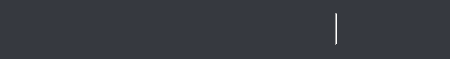
<?xml version="1.0" encoding="UTF-8"?>
<ui version="4.0">
 <class>OperateForm</class>
 <widget class="QWidget" name="OperateForm">
  <property name="geometry">
   <rect>
    <x>0</x>
    <y>0</y>
    <width>450</width>
    <height>59</height>
   </rect>
  </property>
  <property name="minimumSize">
   <size>
    <width>450</width>
    <height>59</height>
   </size>
  </property>
  <property name="maximumSize">
   <size>
    <width>450</width>
    <height>61</height>
   </size>
  </property>
  <property name="windowTitle">
   <string>Form</string>
  </property>
  <property name="styleSheet">
   <string notr="true">QWidget#OperateForm
{
background: #36393F;
border-radius: 69px;
}</string>
  </property>
  <layout class="QHBoxLayout" name="horizontalLayout_2">
   <property name="leftMargin">
    <number>0</number>
   </property>
   <property name="topMargin">
    <number>4</number>
   </property>
   <property name="rightMargin">
    <number>30</number>
   </property>
   <property name="bottomMargin">
    <number>5</number>
   </property>
   <item>
    <spacer name="horizontalSpacer_3">
     <property name="orientation">
      <enum>Qt::Horizontal</enum>
     </property>
     <property name="sizeHint" stdset="0">
      <size>
       <width>40</width>
       <height>20</height>
      </size>
     </property>
    </spacer>
   </item>
   <item>
    <widget class="QPushButton" name="muteAudioBtn">
     <property name="minimumSize">
      <size>
       <width>50</width>
       <height>50</height>
      </size>
     </property>
     <property name="maximumSize">
      <size>
       <width>50</width>
       <height>50</height>
      </size>
     </property>
     <property name="styleSheet">
      <string notr="true">QPushButton
{
	border:none;
	background:transparent;
	border-image: url(:/QuickStart/Resources/audio.bmp);
}

QPushButton:hover
{
	border:none;
	background:transparent;
	border-image:url(:/QuickStart/Resources/audio_hover.bmp);
}

QPushButton::checked
{
	border:none;
	background:transparent;
	border-image:url(:/QuickStart/Resources/audio_disable.bmp);
}</string>
     </property>
     <property name="text">
      <string/>
     </property>
     <property name="checkable">
      <bool>true</bool>
     </property>
    </widget>
   </item>
   <item>
    <spacer name="horizontalSpacer_2">
     <property name="orientation">
      <enum>Qt::Horizontal</enum>
     </property>
     <property name="sizeHint" stdset="0">
      <size>
       <width>40</width>
       <height>20</height>
      </size>
     </property>
    </spacer>
   </item>
   <item>
    <widget class="QPushButton" name="muteVideoBtn">
     <property name="minimumSize">
      <size>
       <width>50</width>
       <height>50</height>
      </size>
     </property>
     <property name="maximumSize">
      <size>
       <width>50</width>
       <height>50</height>
      </size>
     </property>
     <property name="styleSheet">
      <string notr="true">QPushButton
{
	border:none;
	background:transparent;
	border-image: url(:/QuickStart/Resources/video.bmp);
}

QPushButton:hover
{
	border:none;
	background:transparent;
	border-image:url(:/QuickStart/Resources/video_hover.bmp);
}

QPushButton::checked
{
	border:none;
	background:transparent;
	border-image:url(:/QuickStart/Resources/video_disable.bmp);
}</string>
     </property>
     <property name="text">
      <string/>
     </property>
     <property name="checkable">
      <bool>true</bool>
     </property>
    </widget>
   </item>
   <item>
    <spacer name="horizontalSpacer">
     <property name="orientation">
      <enum>Qt::Horizontal</enum>
     </property>
     <property name="sizeHint" stdset="0">
      <size>
       <width>40</width>
       <height>20</height>
      </size>
     </property>
    </spacer>
   </item>
   <item>
    <widget class="QPushButton" name="beautyBtn">
     <property name="minimumSize">
      <size>
       <width>30</width>
       <height>30</height>
      </size>
     </property>
     <property name="maximumSize">
      <size>
       <width>30</width>
       <height>30</height>
      </size>
     </property>
     <property name="styleSheet">
      <string notr="true">QPushButton
{
	border:none;
	background:transparent;
	border-image: url(:/QuickStart/Resources/beauty.png);
}</string>
     </property>
     <property name="text">
      <string/>
     </property>
     <property name="checkable">
      <bool>true</bool>
     </property>
    </widget>
   </item>
   <item>
    <spacer name="horizontalSpacer_4">
     <property name="orientation">
      <enum>Qt::Horizontal</enum>
     </property>
     <property name="sizeHint" stdset="0">
      <size>
       <width>40</width>
       <height>20</height>
      </size>
     </property>
    </spacer>
   </item>
   <item>
    <widget class="QPushButton" name="shareScreenBtn">
     <property name="minimumSize">
      <size>
       <width>32</width>
       <height>32</height>
      </size>
     </property>
     <property name="maximumSize">
      <size>
       <width>32</width>
       <height>32</height>
      </size>
     </property>
     <property name="styleSheet">
      <string notr="true">QPushButton
{
	border:none;
	background:transparent;
	border-image: url(:/QuickStart/Resources/share_screen.png);
}

QPushButton::checked
{
	border:none;
	background:transparent;
	border-image:url(:/QuickStart/Resources/sharing.png);
}</string>
     </property>
     <property name="text">
      <string/>
     </property>
     <property name="checkable">
      <bool>true</bool>
     </property>
    </widget>
   </item>
   <item>
    <spacer name="horizontalSpacer_5">
     <property name="orientation">
      <enum>Qt::Horizontal</enum>
     </property>
     <property name="sizeHint" stdset="0">
      <size>
       <width>40</width>
       <height>20</height>
      </size>
     </property>
    </spacer>
   </item>
   <item>
    <widget class="QPushButton" name="settingBtn">
     <property name="minimumSize">
      <size>
       <width>32</width>
       <height>32</height>
      </size>
     </property>
     <property name="maximumSize">
      <size>
       <width>32</width>
       <height>32</height>
      </size>
     </property>
     <property name="styleSheet">
      <string notr="true">QPushButton
{
	border:none;
	background:transparent;
	border-image: url(:/QuickStart/Resources/setting.png);
}
</string>
     </property>
     <property name="text">
      <string/>
     </property>
     <property name="checkable">
      <bool>true</bool>
     </property>
    </widget>
   </item>
   <item>
    <layout class="QHBoxLayout" name="horizontalLayout">
     <property name="spacing">
      <number>32</number>
     </property>
     <property name="sizeConstraint">
      <enum>QLayout::SetDefaultConstraint</enum>
     </property>
     <item>
      <widget class="Line" name="line">
       <property name="maximumSize">
        <size>
         <width>16777215</width>
         <height>32</height>
        </size>
       </property>
       <property name="orientation">
        <enum>Qt::Vertical</enum>
       </property>
      </widget>
     </item>
     <item>
      <widget class="QPushButton" name="hangupBtn">
       <property name="minimumSize">
        <size>
         <width>50</width>
         <height>50</height>
        </size>
       </property>
       <property name="maximumSize">
        <size>
         <width>50</width>
         <height>50</height>
        </size>
       </property>
       <property name="styleSheet">
        <string notr="true">QPushButton
{
	border:none;
	background:transparent;
	border-image:url(:/QuickStart/Resources/hangup.bmp);
}

QPushButton:hover
{
	border:none;
	background:transparent;
	border-image:url(:/QuickStart/Resources/hangup_hover.bmp);
}</string>
       </property>
       <property name="text">
        <string/>
       </property>
      </widget>
     </item>
    </layout>
   </item>
  </layout>
 </widget>
 <resources>
  <include location="../CVDemo.qrc"/>
 </resources>
 <connections/>
</ui>
